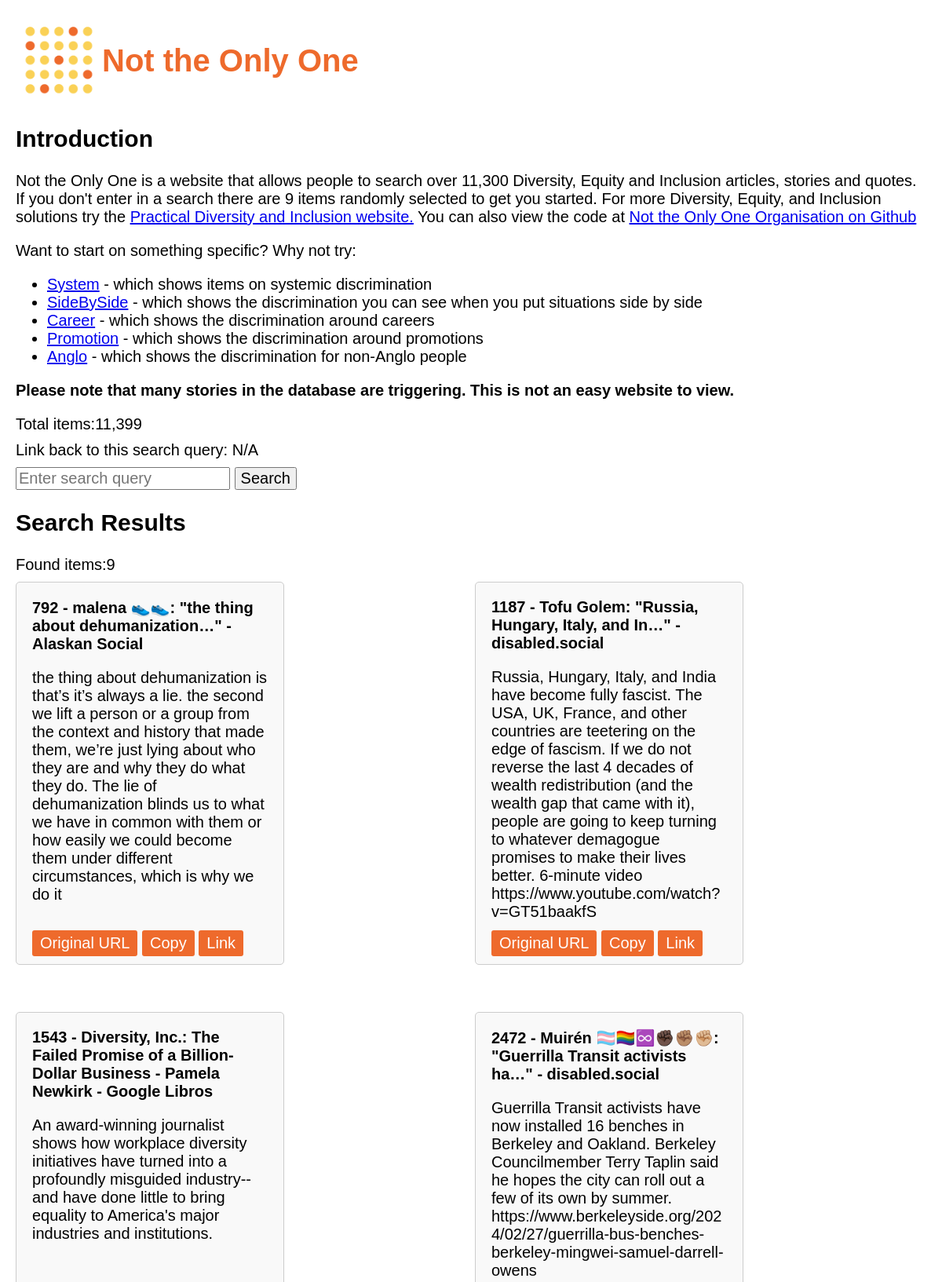
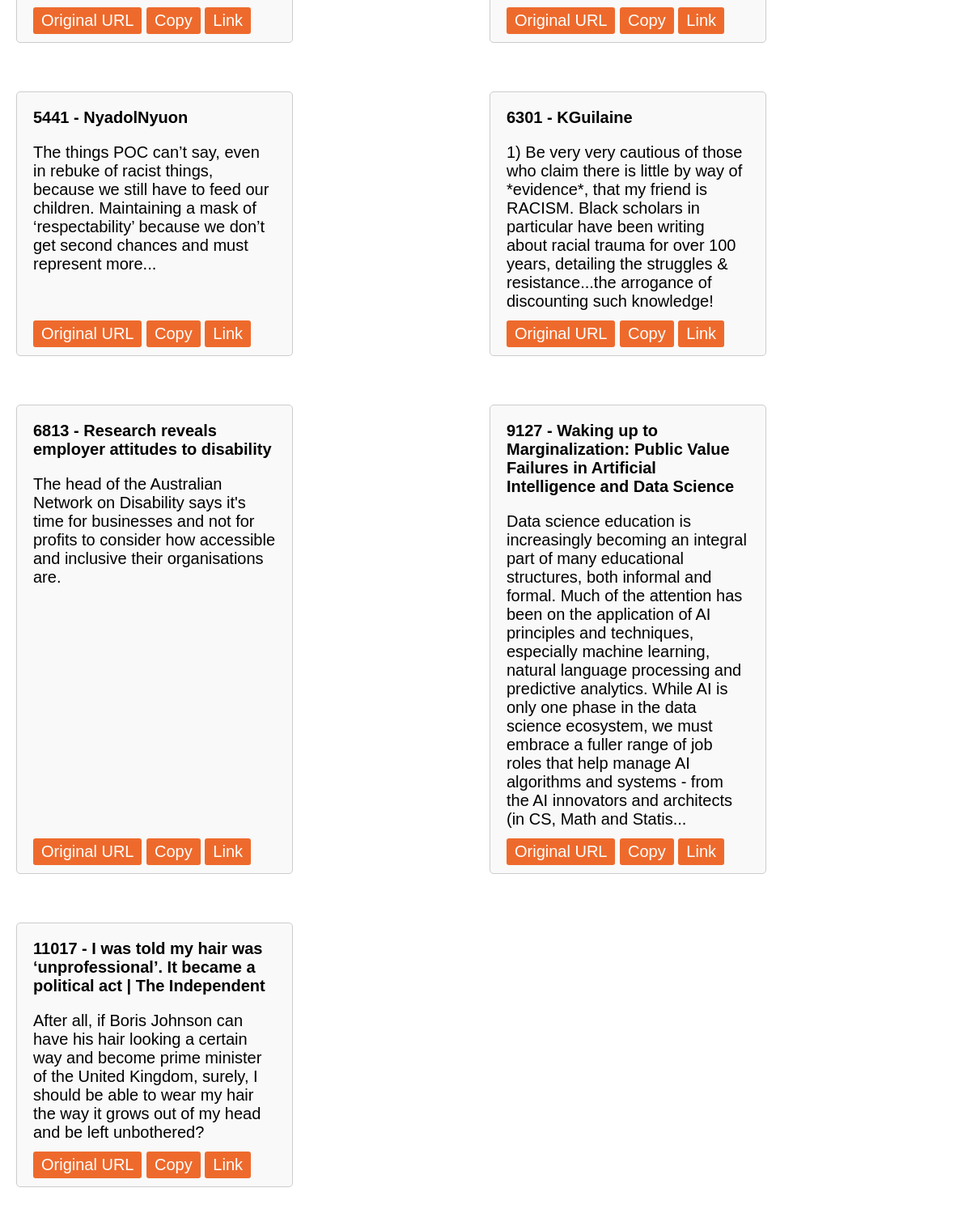
The page / on the database its author committed (2 pictures, top to bottom).
### tables this page shows
CREATE TABLE ntoo_item (
    id INTEGER PRIMARY KEY AUTOINCREMENT,
    "timestamp" TEXT, "title" TEXT, "key_text" TEXT, "link" TEXT
);

### app.py (the view)
@app.route('/', methods=['GET', 'POST'])
def index():
    total_count = get_total_count()
    if request.method == 'POST':
        search_query = request.form['search_query'].lower()
        results = find_items(search_query)
        return render_template('index.html', results=results,total_count=total_count,search_query=search_query)
    else:
        if 'search_query' in request.args:
            search_query = request.args['search_query'].lower()
            results = find_items(search_query)
            return render_template('index.html', results=results,total_count=total_count,search_query=search_query)
        else:
            random_rows = choose_random_rows(choose_number_initial_items)
            results = []
            for random_row in random_rows:
                id, title_lower, title, text_lower, text, url = random_row
                results.append((id, title, text, url))
            return render_template('index.html',results=results,total_count=total_count)

### app.py (called while the page is built)
def get_total_count():
    conn = sqlite3.connect(db_name)
    cursor = conn.cursor()
    cursor.execute(f"SELECT COUNT(*) FROM {table_name}")
    total_count = cursor.fetchone()[0]
    return total_count

def choose_random_rows(choose_number_initial_items):
    total_to_fetch = choose_number_initial_items
    conn = sqlite3.connect(db_name)
    cursor = conn.cursor()
    cursor.execute(f"SELECT COUNT(*) FROM {table_name}")
    total_rows = cursor.fetchone()[0]
    if total_rows < total_to_fetch:
        total_to_fetch = total_rows
    cursor.execute(f"SELECT id FROM {table_name}")
    all_ids = [row[0] for row in cursor.fetchall()]
    sampled_ids = random.sample(all_ids, total_to_fetch)
    placeholders = ",".join("?" for _ in sampled_ids)
    cursor.execute(f"SELECT id, LOWER(title) AS title_lower, title, LOWER(key_text) AS text_lower,key_text, link FROM {table_name} WHERE id IN ({placeholders})", sampled_ids)
    random_rows = cursor.fetchall()
    conn.close()
    return random_rows

### templates/index.html (shortened to what this page needs)
<!DOCTYPE html>
<html>
<head>
</head>
<body>
    <a href="/"><img id="logo" src="{{ url_for('static', filename='ntoo_logo.png') }}"/></a>
    <h1><a href="/">Not the Only One</a></h1>
    <h2 id="introduction" >Introduction</h2>
    <div class="introduction">Not the Only One is a website that allows people to search over {{ "{:,}".format(total_count - (total_count % 100)) }} Diversity, Equity and Inclusion articles, stories and quotes. If you don't enter in a search there are 9 items randomly selected to get you started. For more Diversity, Equity, and Inclusion solutions try the <a href="https://www.practicaldiversity.org/">Practical Diversity and Inclusion website.</a> You can also view the code at <a href="https://github.com/NotTheOnlyOne/ntoo_simple">Not the Only One Organisation on Github</a></div>
    <div>Want to start on something specific? Why not try:
         <ul>
            <li><a href="?search_query=system">System</a> - which shows items on systemic discrimination</li>
            <li><a href="?search_query=SideBySide">SideBySide</a> - which shows the discrimination you can see when you put situations side by side</li>
            <li><a href="?search_query=career">Career</a> - which shows the discrimination around careers</li>
            <li><a href="?search_query=promotion">Promotion</a> - which shows the discrimination around promotions</li>
            <li><a href="?search_query=anglo">Anglo</a> - which shows the discrimination for non-Anglo people</li>
         </ul>
    </div>
    <div class="warning">Please note that many stories in the database are triggering. This is not an easy website to view.</div>
    {% if total_count %}
	<div id="statistics">Total items:{{ "{:,}".format(total_count) }}</div>
    {% endif %}
    {% if search_query %}
        <div id="search_query">Link back to this search query: <a href="/?search_query={{ search_query.replace("#","%23") }}">{{ search_query }}</a></div>
    {% else %}
        <div id="search_query">Link back to this search query: N/A </div>
    {% endif %}
    <form action="/" method="POST">
    {% if search_query %}
        <input type="text" name="search_query" value="{{ search_query }}">
    {% else %}
        <input type="text" name="search_query" placeholder="Enter search query" required>
    {% endif %}
        <button type="submit">Search</button>
    </form>
    {% if results %}
        <h2>Search Results</h2>
	<div id="statistics_search">Found items:{{ results|length }}</div>
        <div class="tiles-container">
            {% for result in results %}
                <div class="tile">
                    <h3>{{ result[0] }} - {{ (result[1] or '') |truncate(200, True, '...') }}</h3>
                    <div class="text">{{ (result[2] or '') |truncate(500, True, '...') }}</div>
		    <div class="btn-group">
		        <a href="{{ result[3].split('?')[0] }}" class="btn btn-link url-btn">Original URL</a>
                        <button class="copy-btn" onclick="copyToClipboard('{{ result[0] }} - {{ result[1]|replace("\"","")|replace("’","\\’")|replace("`","\\`")|replace("'", "\\'")  }}', '{{ result[2]|replace("\"","")|replace("’","\\’")|replace("`","\\`")|replace("'", "\\'")|truncate(300, True, '...') }}', '{{ result[3].split('?')[0] }}')">Copy</button>
                        <a class = "btn btn-link url-btn" href="/?search_query=%23{{ result[0] }}">Link</a>
	            </div>
                </div>
            {% endfor %}
        </div>
    {% endif %}
</body>
</html>

### templates/index.html (style rules this page uses)
#logo { width: 110px; float:left; }
.warning { clear:both; font-weight:bold; margin-bottom: 20px; }
#introduction { clear:both; margin-top: 60px; }
button, input { font-size: 20px; }
.introduction { margin-bottom: 20px; }
body { font-family: Arial, sans-serif; font-size: 20px; margin: 0; padding: 20px; }
#search_query, #statistics_search, #statistics { margin-top: 10px; margin-bottom: 10px; }
h1 { margin-top:35px; color:#ee6a2c; }
h1 a { text-decoration: none; color:#ee6a2c; }
.tiles-container { display: grid; grid-template-columns: repeat(auto-fit, minmax(400px, 1fr)); grid-gap: 20px 10px; }
.tile { border: 1px solid #ccc; padding: 20px; border-radius: 5px; background-color: #f9f9f9; width: 300px; max-height: 750px; margin-bottom: 40px; position: relative; }
.btn-group { margin-top: 20px; position: absolute; bottom: 10px; }
.tile h3 { margin-top: 0; font-size: 20px; word-wrap: break-word; }
.tile div.text { margin-bottom: 35px; font-size: 20px; overflow-wrap: break-word; }
.copy-btn { display: inline-block; background-color: #ee6a2c; color: #fff; font-size:20px; border: none; padding: 5px 10px; border-radius: 3px; cursor: pointer; }
.url-btn { display: inline-block; background-color: #ee6a2c; color: #fff; font-size:20px; border: none; padding: 5px 10px; border-radius: 3px; cursor: pointer; text-decoration: none; }

### rows shown on the page
ntoo_item: id "792", title "malena 👟👟: \"the thing about dehumanization…\" - Alaskan Social", key_text "the thing about dehumanization is that’s it’s always a lie. the second we lift a person or a group from the context and history that made them, we’re just lying about who they are and why they do what they do. The lie of dehumanization blinds us to what we have in common with them or how easily we could become them under different circumstances, which is why we do it"
ntoo_item: id "1187", title "Tofu Golem: \"Russia, Hungary, Italy, and In…\" - disabled.social", key_text "Russia, Hungary, Italy, and India have become fully fascist. The USA, UK, France, and other countries are teetering on the edge of fascism. If we do not reverse the last 4 decades of wealth redistribution (and the wealth gap that came with it), people are going to keep turning to whatever demagogue promises to make their lives better. 6-minute video https://www.youtube.com/watch?v=GT51baakfS"
ntoo_item: id "1543", title "Diversity, Inc.: The Failed Promise of a Billion-Dollar Business - Pamela Newkirk - Google Libros", key_text "An award-winning journalist shows how workplace diversity initiatives have turned into a profoundly misguided industry--and have done little to bring equality to America's major industries and institutions."
ntoo_item: id "2472", title "Muirén 🏳️‍⚧️🏳️‍🌈♾️✊🏿✊🏽✊🏼: \"Guerrilla Transit activists ha…\" - disabled.social", key_text "Guerrilla Transit activists have now installed 16 benches in Berkeley and Oakland. Berkeley Councilmember Terry Taplin said he hopes the city can roll out a few of its own by summer. https://www.berkeleyside.org/2024/02/27/guerrilla-bus-benches-berkeley-mingwei-samuel-darrell-owens"

### other values the page prints
{{ "{:,}".format(total_count - (total_count % 100)) }} "11,300"
{{ "{:,}".format(total_count) }} "11,399"
{{ results|length }} "9"
{{ result[0] }} "5441" "6301" "6813" "9127" "11017"
{{ (result[1] or '') |truncate(200, True, '...') }} "NyadolNyuon" "KGuilaine" "Research reveals employer attitudes to disability" "Waking up to Marginalization: Public Value Failures in Artificial Intelligence and Data Science" "I was told my hair was ‘unprofessional’. It became a political act | The Independent"
{{ (result[2] or '') |truncate(500, True, '...') }} "The head of the Australian Network on Disability says it's time for businesses and not for profits to consider how accessible and inclusive their organisations are."
